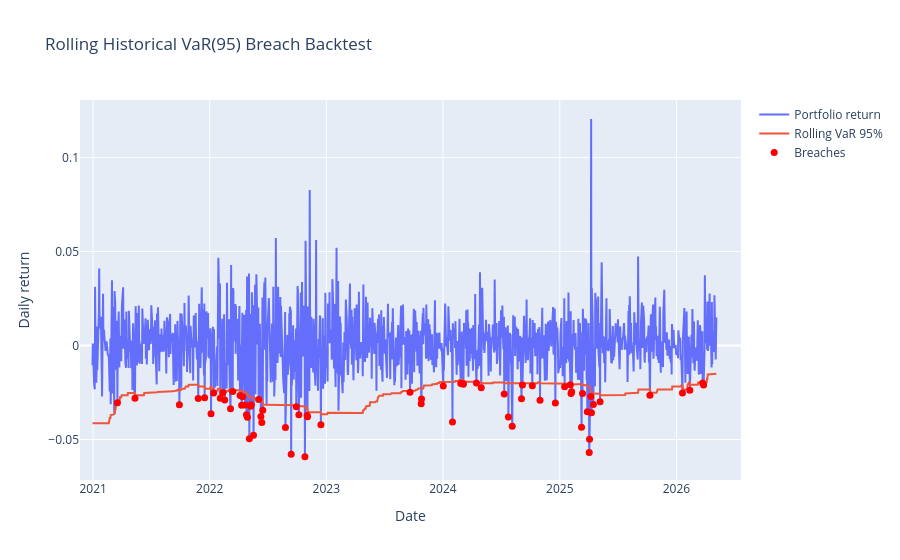

This figure's notebook cell:
### Code cell
# Backtest chart: plot realized returns, rolling VaR cutoff, and breach points.

backtest_data = backtest_result.backtest_data
breaches = backtest_data[backtest_data["breach"]]

fig = go.Figure()
fig.add_trace(
    go.Scatter(
        x=backtest_data.index,
        y=backtest_data["portfolio_return"],
        mode="lines",
        name="Portfolio return",
    )
)
fig.add_trace(
    go.Scatter(
        x=backtest_data.index,
        y=backtest_data["rolling_var"],
        mode="lines",
        name="Rolling VaR 95%",
    )
)
fig.add_trace(
    go.Scatter(
        x=breaches.index,
        y=breaches["portfolio_return"],
        mode="markers",
        marker={"color": "red", "size": 7},
        name="Breaches",
    )
)
fig.update_layout(
    title="Rolling Historical VaR(95) Breach Backtest",
    xaxis_title="Date",
    yaxis_title="Daily return",
)
fig

### Figure 1 — Plotly figure (JSON) as saved in the notebook; plotly's stock layout.template omitted (floating-point values rounded to 4 significant figures; data arrays with more than 128 entries replaced by an {"elided": "..."} marker saying what was removed)
{"data": [{"mode": "lines", "name": "Portfolio return", "type": "scatter", "x": {"elided": "1343 str values"}, "y": {"elided": "1343 float values"}}, {"mode": "lines", "name": "Rolling VaR 95%", "type": "scatter", "x": {"elided": "1343 str values"}, "y": {"elided": "1343 float values"}}, {"marker": {"color": "red", "size": 7}, "mode": "markers", "name": "Breaches", "type": "scatter", "x": ["2021-03-18T00:00:00", "2021-05-12T00:00:00", "2021-09-28T00:00:00", "2021-11-26T00:00:00", "2021-12-16T00:00:00", "2022-01-05T00:00:00", "2022-01-13T00:00:00", "2022-02-03T00:00:00", "2022-02-11T00:00:00", "2022-02-17T00:00:00", "2022-03-07T00:00:00", "2022-03-14T00:00:00", "2022-04-06T00:00:00", "2022-04-11T00:00:00", "2022-04-14T00:00:00", "2022-04-22T00:00:00", "2022-04-26T00:00:00", "2022-04-29T00:00:00", "2022-05-05T00:00:00", "2022-05-09T00:00:00", "2022-05-11T00:00:00", "2022-05-18T00:00:00", "2022-06-03T00:00:00", "2022-06-10T00:00:00", "2022-06-13T00:00:00", "2022-06-16T00:00:00", "2022-08-26T00:00:00", "2022-09-13T00:00:00", "2022-09-29T00:00:00", "2022-10-07T00:00:00", "2022-10-26T00:00:00", "2022-11-02T00:00:00", "2022-11-03T00:00:00", "2022-12-15T00:00:00", "2023-09-20T00:00:00", "2023-10-25T00:00:00", "2023-10-26T00:00:00", "2024-01-02T00:00:00", "2024-01-31T00:00:00", "2024-02-26T00:00:00", "2024-03-04T00:00:00", "2024-03-05T00:00:00", "2024-04-15T00:00:00", "2024-04-30T00:00:00", "2024-07-11T00:00:00", "2024-07-24T00:00:00", "2024-08-05T00:00:00", "2024-09-03T00:00:00", "2024-09-06T00:00:00", "2024-10-07T00:00:00", "2024-10-31T00:00:00", "2024-12-18T00:00:00", "2025-01-16T00:00:00", "2025-02-03T00:00:00", "2025-02-05T00:00:00", "2025-02-07T00:00:00", "2025-03-10T00:00:00", "2025-03-13T00:00:00", "2025-03-28T00:00:00", "2025-04-03T00:00:00", "2025-04-04T00:00:00", "2025-04-08T00:00:00", "2025-04-10T00:00:00", "2025-04-16T00:00:00", "2025-05-07T00:00:00", "2025-10-10T00:00:00", "2026-01-20T00:00:00", "2026-02-12T00:00:00", "2026-03-24T00:00:00", "2026-03-27T00:00:00"], "y": [-0.03046, -0.02808, -0.03158, -0.02819, -0.02776, -0.03629, -0.02523, -0.02804, -0.02511, -0.02904, -0.0336, -0.02443, -0.0266, -0.03179, -0.02729, -0.03169, -0.03686, -0.03813, -0.04965, -0.0323, -0.03146, -0.04769, -0.02874, -0.03779, -0.04093, -0.0345, -0.04366, -0.05786, -0.03255, -0.03686, -0.05913, -0.0373, -0.03785, -0.04222, -0.02489, -0.03101, -0.0285, -0.02156, -0.04073, -0.02022, -0.02017, -0.02055, -0.02001, -0.02244, -0.02575, -0.0381, -0.04299, -0.02839, -0.02097, -0.02148, -0.02914, -0.03053, -0.0219, -0.02082, -0.02553, -0.02467, -0.04345, -0.0255, -0.03524, -0.05698, -0.04994, -0.02712, -0.0358, -0.0314, -0.02994, -0.02647, -0.02521, -0.02376, -0.01992, -0.02095]}], "layout": {"title": {"text": "Rolling Historical VaR(95) Breach Backtest"}, "xaxis": {"title": {"text": "Date"}}, "yaxis": {"title": {"text": "Daily return"}}}}
